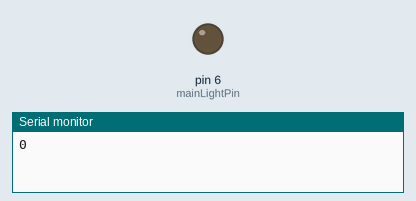
Simulated run of this sketch. Board: Arduino Uno, built with avr-gcc and run on an emulated ATmega328P. Parts: output pins drawn as LEDs (lit = HIGH), the last lines printed to the serial monitor.

Above: at 0.05 s.
At 2.75 s:
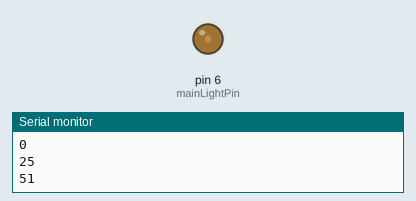
At 5.5 s:
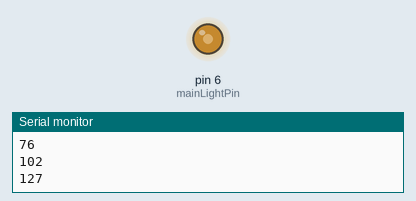
At 11.0 s:
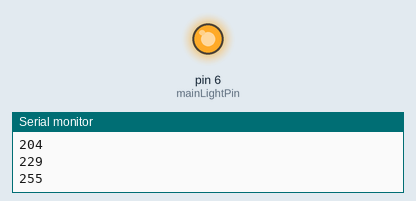
Timing chart, 0 to 14.3 s (numbered marks = the images above):
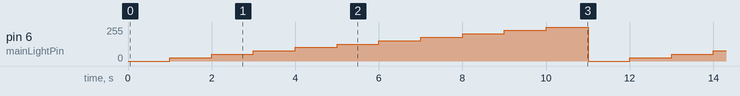

The sketch:

testing_ground.ino
```cpp
#include "Wire.h"
#include "LiquidCrystal_I2C.h"
#include "Keypad.h"

//keypad setup
const byte rows = 4;
const byte cols = 4;
char keys[rows][cols] = {
  {'1','2','3','A'},
  {'4','5','6','B'},
  {'7','8','9','C'},
  {'*','0','#','D'}
};
byte rowPins[rows]{49,48,47,46};
byte colPins[cols]{53,52,51,50};
Keypad keypad1 = Keypad( makeKeymap(keys), rowPins, colPins, rows, cols);

//lcd setup
LiquidCrystal_I2C screen = LiquidCrystal_I2C(0x27, 20, 4); //0x27 is the address of the LCD

const byte mainLightPin = 6;

void setup() {
  Serial.begin(9600);

  //screen.init();
  //screen.backlight();

  //pinMode(3, INPUT);

  //attachInterrupt(digitalPinToInterrupt(3), buttonPressed, RISING);

}

void loop() {
  /*int buttonState = digitalRead(3);
  if(buttonState == HIGH){
    Serial.print("Button pressed ");
    Serial.println(buttonState);
  }*/
  enableLightBasedOnDutyCycle(0);
  delay(1000);
  enableLightBasedOnDutyCycle(10);
  delay(1000);
  enableLightBasedOnDutyCycle(20);
  delay(1000);
  enableLightBasedOnDutyCycle(30);
  delay(1000);
   enableLightBasedOnDutyCycle(40);
  delay(1000);
  enableLightBasedOnDutyCycle(50);
  delay(1000);
  enableLightBasedOnDutyCycle(60);
  delay(1000);
   enableLightBasedOnDutyCycle(70);
  delay(1000);
   enableLightBasedOnDutyCycle(80);
  delay(1000);
   enableLightBasedOnDutyCycle(90);
  delay(1000);
   enableLightBasedOnDutyCycle(100);
  delay(1000);

}

void enableLightBasedOnDutyCycle(int dutyCycle) {
  //convert percentage into value accepted by analogWrite
  byte mappedDutyCycle = map(dutyCycle, 0, 100, 0, 255);

  analogWrite(mainLightPin, mappedDutyCycle);
  Serial.println(mappedDutyCycle);
}

void buttonPressed(){
  Serial.println("Interrup called due to button pressed");
}
```

Measured:
- by itself, pin 6 (mainLightPin): repeats every 11.0 s: 51/255 1.0 s, 76/255 1.0 s, 102/255 1.0 s, 127/255 1.0 s, 153/255 1.0 s, 178/255 1.0 s, 204/255 1.0 s, 229/255 1.0 s, 255/255 1.0 s, 0/255 1.0 s, 25/255 1.0 s
